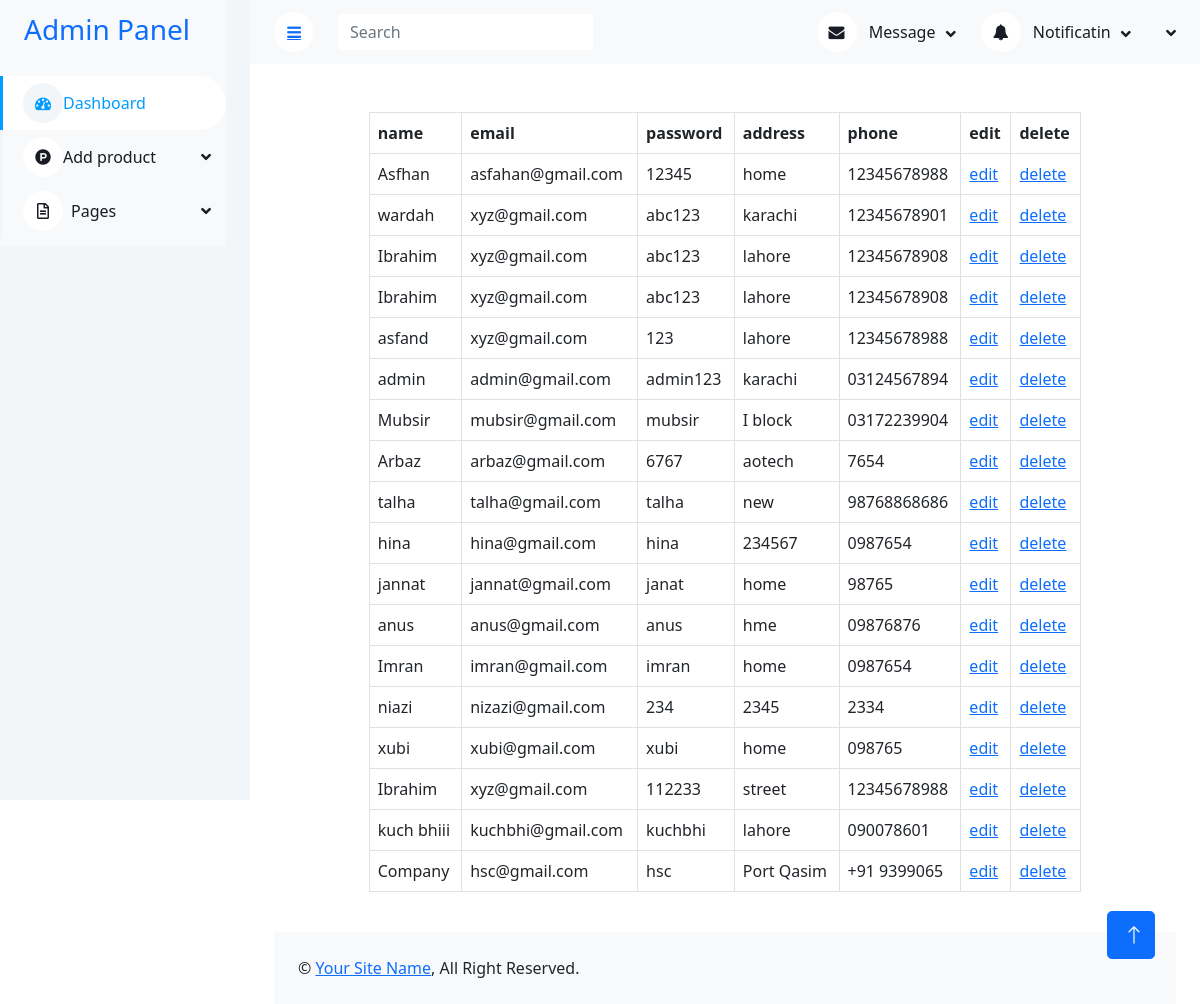
Screenshot of /admin/table.php with the database file from the repository.
### tables this page shows
CREATE TABLE `users` (
  `user_id` int(11) NOT NULL,
  `user_name` varchar(255) DEFAULT NULL,
  `email` varchar(255) DEFAULT NULL,
  `passwordd` varchar(255) DEFAULT NULL,
  `address` varchar(255) DEFAULT NULL,
  `Phone` varchar(11) NOT NULL,
  `role` int(11) DEFAULT NULL
);

### admin/table.php (the view)
<?php
include("header.php");
include("config.php");
$query = "SELECT * FROM users";
$result = mysqli_query($conn,$query);
?>
    <table class = "table table-bordered p-2 w-75 mx-auto mt-5 ">
        <thead>
            <tr>
                <th>name</th>
                <th>email</th>
                <th>password</th>
                <th>address</th>
                <th>phone</th>
                <th>edit</th>
                <th>delete</th>
            </tr>
        </thead>
        <tbody>
            <?php
            while($data = mysqli_fetch_assoc($result)){
                ?>
                <tr >
                <td><?php echo $data ["user_name"]; ?></td>
                <td><?php echo $data ["email"]; ?></td>
                <td><?php echo $data ["passwordd"]; ?></td>
                <td><?php echo $data ["address"]; ?></td>
                <td><?php echo $data ["Phone"]; ?></td>
                <td><a  onclick="return confirm('are you sure data edit')" href="edit.php?id=<?php echo $data["user_id"]; ?>" >edit</a></td>
                <td><a  onclick="return confirm('are you sure delete data')"  href="delete.php?id=<?php echo $data["user_id"]; ?>" >delete</a></td>
                </tr>
                <?php
            }
            ?>
        </tbody>
    </table>
</body>
<?php
include("footer.php");
?>
</html>

### admin/header.php (shortened to what this page needs)
<!DOCTYPE html>
<html lang="en">
<head>
    <link rel="stylesheet" href="myProjects/webProject/icofont/css/icofont.min.css">
    <link rel="stylesheet" href="path/to/font-awesome/css/font-awesome.min.css">
    <link href="https://cdnjs.cloudflare.com/ajax/libs/font-awesome/5.10.0/css/all.min.css" rel="stylesheet">
    <link href="https://cdn.jsdelivr.net/npm/bootstrap-icons@1.4.1/font/bootstrap-icons.css" rel="stylesheet">
    <link href="lib/owlcarousel/assets/owl.carousel.min.css" rel="stylesheet">
    <link href="lib/tempusdominus/css/tempusdominus-bootstrap-4.min.css" rel="stylesheet" />
    <link href="https://cdnjs.cloudflare.com/ajax/libs/font-awesome/4.7.0/css/font-awesome.css" rel="stylesheet" />
    <link href="css/bootstrap.min.css" rel="stylesheet">
    <link href="css/style.css" rel="stylesheet">
    <link href="https://cdn.jsdelivr.net/npm/bootstrap@5.0.2/dist/css/bootstrap.min.css" rel="stylesheet">
</head>
<body>
    <div class="container-xxl position-relative bg-white d-flex p-0">
        <div class="sidebar pe-4 pb-3">
            <nav class="navbar bg-light navbar-light">
                <a href="index.php" class="navbar-brand mx-4 mb-3">
                    <h3 class="text-primary">Admin Panel</h3>
                </a>
                <div class="navbar-nav w-100">
                    <a href="index.html" class="nav-item nav-link active"><i class="fa fa-tachometer" aria-hidden="true"></i>Dashboard</a>
                    <div class="nav-item dropdown">
                        <a href="#" class="nav-link dropdown-toggle" data-bs-toggle="dropdown"><i class="fa fa-product-hunt" aria-hidden="true"></i>Add product</a>
                    </div>
                    <div class="nav-item dropdown">
                        <a href="#" class="nav-link dropdown-toggle" data-bs-toggle="dropdown"><i class="far fa-file-alt me-2"></i>Pages</a>
                    </div>
                </div>
            </nav>
        </div>
        <div class="content">
            <nav class="navbar navbar-expand bg-light navbar-light sticky-top px-4 py-0">
                <a href="#" class="sidebar-toggler flex-shrink-0">
                    <i class="fa fa-bars"></i>
                </a>
                <form class="d-none d-md-flex ms-4">
                    <input class="form-control border-0" type="search" placeholder="Search">
                </form>
                <div class="navbar-nav align-items-center ms-auto">
                    <div class="nav-item dropdown">
                        <a href="#" class="nav-link dropdown-toggle" data-bs-toggle="dropdown">
                            <i class="fa fa-envelope me-lg-2"></i>
                            <span class="d-none d-lg-inline-flex">Message</span>
                        </a>
                    </div>
                    <div class="nav-item dropdown">
                        <a href="#" class="nav-link dropdown-toggle" data-bs-toggle="dropdown">
                            <i class="fa fa-bell me-lg-2"></i>
                            <span class="d-none d-lg-inline-flex">Notificatin</span>
                        </a>
                    </div>
                    <div class="nav-item dropdown">
                        <a href="#" class="nav-link dropdown-toggle" data-bs-toggle="dropdown">
                        </a>
                    </div>
                </div>
            </nav>

### admin/footer.php (shortened to what this page needs)
<div class="container-fluid pt-4 px-4">
                <div class="bg-light rounded-top p-4">
                    <div class="row">
                        <div class="col-12 col-sm-6 text-center text-sm-start">
                            &copy; <a href="#">Your Site Name</a>, All Right Reserved.
                        </div>
                        <div class="col-12 col-sm-6 text-center text-sm-end">
                        </div>
                    </div>
                </div>
            </div>
        <a href="#" class="btn btn-lg btn-primary btn-lg-square back-to-top"><i class="bi bi-arrow-up"></i></a>
</body>
</html>

### admin/css/style.css (style rules this page uses)
:root { --primary: #009CFF; --light: #F3F6F9; --dark: #191C24; }
.back-to-top { position: fixed; display: none; right: 45px; bottom: 45px; z-index: 99; }
.btn { transition: .5s; }
.btn.btn-primary { color: #FFFFFF; }
.btn-lg-square { width: 48px; height: 48px; }
.btn-square, .btn-sm-square, .btn-lg-square { padding: 0; display: inline-flex; align-items: center; justify-content: center; font-weight: normal; border-radius: 50px; }
.sidebar { position: fixed; top: 0; left: 0; bottom: 0; width: 250px; height: 100vh; overflow-y: auto; background: var(--light); transition: 0.5s; z-index: 999; }
.content { margin-left: 250px; min-height: 100vh; background: #FFFFFF; transition: 0.5s; }
@media (min-width: 992px) { .sidebar { margin-left: 0; } }
@media (min-width: 992px) { .content { width: calc(100% - 250px); } }
.sidebar .navbar .navbar-nav .nav-link { padding: 7px 20px; color: var(--dark); font-weight: 500; border-left: 3px solid var(--light); border-radius: 0 30px 30px 0; outline: none; }
.sidebar .navbar .navbar-nav .nav-link:hover, .sidebar .navbar .navbar-nav .nav-link.active { color: var(--primary); background: #FFFFFF; border-color: var(--primary); }
.sidebar .navbar .navbar-nav .nav-link i { width: 40px; height: 40px; display: inline-flex; align-items: center; justify-content: center; background: #FFFFFF; border-radius: 40px; }
.sidebar .navbar .navbar-nav .nav-link:hover i, .sidebar .navbar .navbar-nav .nav-link.active i { background: var(--light); }
.sidebar .navbar .dropdown-toggle::after { position: absolute; top: 15px; right: 15px; border: none; content: "\f107"; font-family: "Font Awesome 5 Free"; font-weight: 900; transition: .5s; }
.content .navbar .navbar-nav .nav-link { margin-left: 25px; padding: 12px 0; color: var(--dark); outline: none; }
.content .navbar .sidebar-toggler, .content .navbar .navbar-nav .nav-link i { width: 40px; height: 40px; display: inline-flex; align-items: center; justify-content: center; background: #FFFFFF; border-radius: 40px; }
.content .navbar .dropdown-toggle::after { margin-left: 6px; vertical-align: middle; border: none; content: "\f107"; font-family: "Font Awesome 5 Free"; font-weight: 900; transition: .5s; }

### rows the page displays
users: user_name "Asfhan", email "asfahan@gmail.com", passwordd "12345", address "home", Phone "12345678988"
users: user_name "wardah", email "xyz@gmail.com", passwordd "abc123", address "karachi", Phone "12345678901"
users: user_name "Ibrahim", email "xyz@gmail.com", passwordd "abc123", address "lahore", Phone "12345678908"
users: user_name "Ibrahim", email "xyz@gmail.com", passwordd "abc123", address "lahore", Phone "12345678908"
users: user_name "asfand", email "xyz@gmail.com", passwordd "123", address "lahore", Phone "12345678988"
users: user_name "admin", email "admin@gmail.com", passwordd "admin123", address "karachi", Phone "03124567894"
users: user_name "Mubsir", email "mubsir@gmail.com", passwordd "mubsir", address "I block", Phone "03172239904"
users: user_name "Arbaz", email "arbaz@gmail.com", passwordd "6767", address "aotech", Phone "7654"
users: user_name "talha", email "talha@gmail.com", passwordd "talha", address "new", Phone "98768868686"
users: user_name "hina", email "hina@gmail.com", passwordd "hina", address "234567", Phone "0987654"
users: user_name "jannat", email "jannat@gmail.com", passwordd "janat", address "home", Phone "98765"
users: user_name "anus", email "anus@gmail.com", passwordd "anus", address "hme", Phone "09876876"
users: user_name "Imran", email "imran@gmail.com", passwordd "imran", address "home", Phone "0987654"
users: user_name "niazi", email "nizazi@gmail.com", passwordd "234", address "2345", Phone "2334"
users: user_name "xubi", email "xubi@gmail.com", passwordd "xubi", address "home", Phone "098765"
users: user_name "Ibrahim", email "xyz@gmail.com", passwordd "112233", address "street", Phone "12345678988"
users: user_name "kuch bhiii", email "kuchbhi@gmail.com", passwordd "kuchbhi", address "lahore", Phone "090078601"
users: user_name "Company", email "hsc@gmail.com", passwordd "hsc", address "Port Qasim", Phone "+91 9399065"
